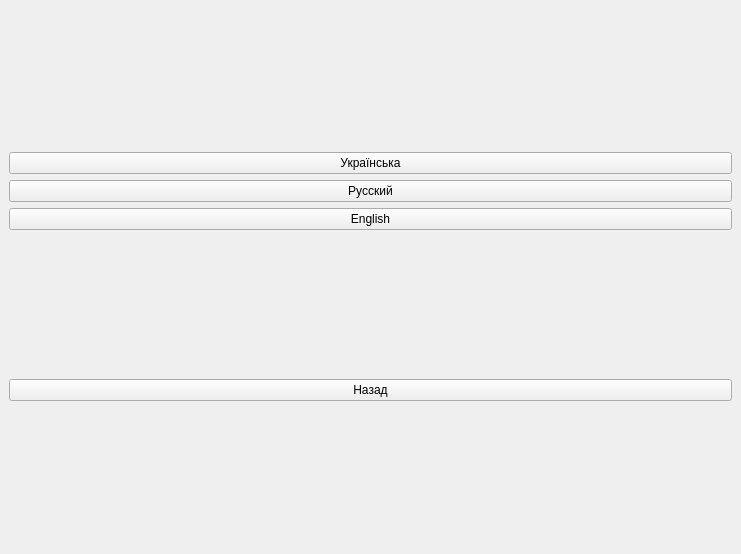
<?xml version="1.0" encoding="UTF-8"?>
<ui version="4.0">
 <class>MainWindow</class>
 <widget class="QMainWindow" name="MainWindow">
  <property name="geometry">
   <rect>
    <x>0</x>
    <y>0</y>
    <width>741</width>
    <height>554</height>
   </rect>
  </property>
  <property name="windowTitle">
   <string>TestComplex</string>
  </property>
  <widget class="QWidget" name="centralwidget">
   <layout class="QGridLayout" name="gridLayout">
    <item row="1" column="0">
     <layout class="QHBoxLayout" name="horizontalLayout">
      <item>
       <widget class="QPushButton" name="Back1Button">
        <property name="text">
         <string>Назад</string>
        </property>
       </widget>
      </item>
     </layout>
    </item>
    <item row="0" column="0">
     <layout class="QVBoxLayout" name="verticalLayout">
      <item>
       <widget class="QPushButton" name="UAButton">
        <property name="text">
         <string>Українська</string>
        </property>
       </widget>
      </item>
      <item>
       <widget class="QPushButton" name="RUButton">
        <property name="text">
         <string>Русский</string>
        </property>
       </widget>
      </item>
      <item>
       <widget class="QPushButton" name="ENButton">
        <property name="text">
         <string>English</string>
        </property>
       </widget>
      </item>
     </layout>
    </item>
   </layout>
  </widget>
 </widget>
 <resources/>
 <connections/>
</ui>
